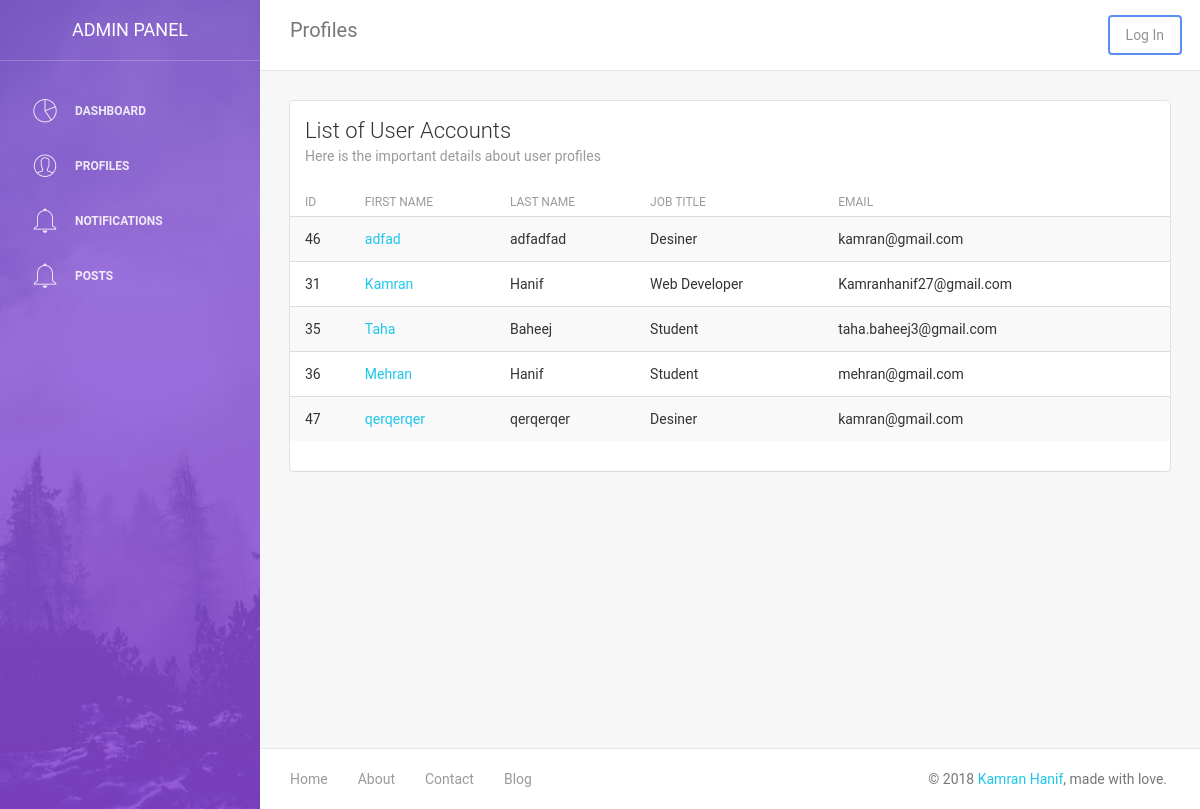
/Profiles.php, run on the app's committed database.
### tables this page shows
CREATE TABLE IF NOT EXISTS `users` (
  `id` int(11) NOT NULL AUTO_INCREMENT,
  `firstName` varchar(255) DEFAULT NULL,
  `lastName` varchar(255) DEFAULT NULL,
  `jobTitle` varchar(255) DEFAULT NULL,
  `userName` varchar(255) DEFAULT NULL,
  `email` varchar(255) DEFAULT NULL,
  `userStatus` tinyint(1) DEFAULT NULL,
  `profilePic` varchar(255) DEFAULT '"uploads/profiledefault.png"',
  `user_password` varchar(255) DEFAULT NULL,
  PRIMARY KEY (`id`)
);

### Profiles.php (the view, shortened to what this page needs)
<?php
include_once 'includes/dbh.inc.php';
?>
<!doctype html>
<html lang="en">
<head>
    <link href="assets/css/bootstrap.min.css" rel="stylesheet" />
    <link href="assets/css/animate.min.css" rel="stylesheet"/>
    <link href="assets/css/light-bootstrap-dashboard.css?v=1.4.0" rel="stylesheet"/>
    <link href="assets/css/demo.css" rel="stylesheet" />
    <link href="assets/css/pe-icon-7-stroke.css" rel="stylesheet" />
</head>
<body>
<div class="wrapper">
    <div class="sidebar" data-color="purple" data-image="assets/img/sidebar-5.jpg">
    <div class="sidebar-wrapper">
        <?php $activePage = basename($_SERVER['PHP_SELF'], ".php"); include 'includes/sidebar.php'; ?>
    </div>
    </div>
    <div class="main-panel">
        <div class="header">
            <?php $x = basename(__FILE__, '.php'); include 'includes/header.php'; ?>
        </div>
        <div class="content">
            <div class="container-fluid">
                <div class="row">
                    <div class="col-md-12">
                        <div class="card">
                            <div class="header">
                                <h4 class="title">List of User Accounts</h4>
                                <p class="category">Here is the important details about user profiles</p>
                            </div>
                            <div class="content table-responsive table-full-width">
                                <table class="table table-hover table-striped">
                                    <thead>
                                        <th>ID</th>
                                    	<th>First Name</th>
                                    	<th>Last Name</th>
                                    	<th>Job Title</th>
                                    	<th>Email</th>
                                    </thead>
                                    <tbody>
                                        <?php
                                            $sql = "SELECT id, firstName , lastName, jobTitle, email FROM users";
                                            $result = mysqli_query($conn, $sql);
                                            if (mysqli_num_rows($result) > 0) {
                                            while ($row = mysqli_fetch_assoc($result)) {
                                                $id = $row["id"];
                                            echo '
                                                <tr>
                                                    <td>', $row["id"], '</td>
                                                    <td><a href="users.php?uid=',$id,'">', $row["firstName"], '</a></td>
                                                    <td>', $row["lastName"], ' </td>
                                                    <td>', $row["jobTitle"], ' </td>
                                                    <td>', $row["email"], ' </td>
                                                </tr>
                                             ';
                                                }
                                            }
                                        ?>
                                    </tbody>
                                </table>
                            </div>
                        </div>
                    </div>
                </div>
            </div>
        </div>
       <div class="footer">
        <?php include 'includes/footer.php'; ?>
       </div>
    </div>
</div>
</body>
</html>

### data on the page
users: id "46", firstName "adfad", lastName "adfadfad", jobTitle "Desiner", email "kamran@gmail.com"
users: id "31", firstName "Kamran", lastName "Hanif", jobTitle "Web Developer", email "Kamranhanif27@gmail.com"
users: id "35", firstName "Taha", lastName "Baheej", jobTitle "Student", email "taha.baheej3@gmail.com"
users: id "36", firstName "Mehran", lastName "Hanif", jobTitle "Student", email "mehran@gmail.com"
users: id "47", firstName "qerqerqer", lastName "qerqerqer", jobTitle "Desiner", email "kamran@gmail.com"

### other printed values
$x "Profiles"
